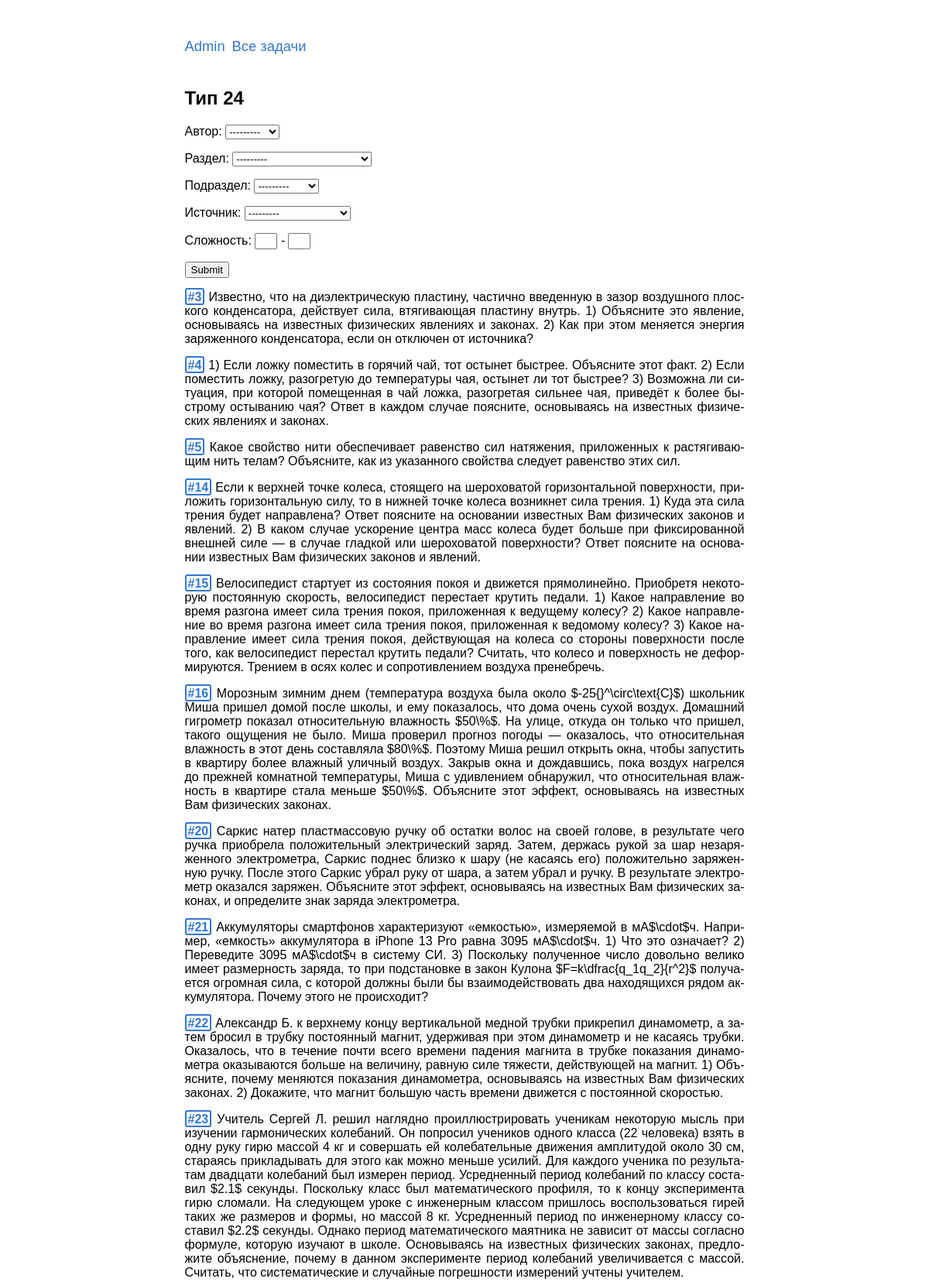
/types/24/ (upper part), run on the app's committed database.
### problems/models.py (models this page shows, shortened)
class Problem(models.Model):
    text = models.TextField('условие',
                            max_length=6000,
                            help_text='Максимум 6 тыс. символов '
                            '(если мало - обратитесь к создательнице сайта)')
    solution = models.TextField('решение',
                                max_length=6000,
                                help_text='Максимум 6 тыс. символов',
                                blank=True,
                                null=True)
    answer = models.TextField('ответ',
                              max_length=1000,
                              help_text='Максимум 1 тыс. символов',
                              blank=True,
                              null=True)
    complexity = models.PositiveSmallIntegerField('сложность',
                                                  help_text=('число от 1 до 10'
                                                             ' включительно'),
                                                  blank=True,
                                                  null=True,
                                                  validators=(
                                                      [MinValueValidator(1),
                                                       MaxValueValidator(10)]))
    author = models.ForeignKey(User,
                               on_delete=models.CASCADE,
                               editable=False,
                               verbose_name='автор')
    date = models.DateField('дата добавления',
                            auto_now_add=True)
    tags = models.ManyToManyField(Tag,
                                  verbose_name='тэги',
                                  blank=True)
    source = models.ForeignKey(Source,
                               on_delete=models.CASCADE,
                               verbose_name='источник',
                               blank=True,
                               null=True)
    category = models.ForeignKey(Category,
                                 on_delete=models.CASCADE,
                                 verbose_name='раздел',
                                 blank=True,
                                 null=True)
    subcategory = models.ForeignKey(Subcategory,
                                    on_delete=models.CASCADE,
                                    verbose_name='подраздел',
                                    blank=True,
                                    null=True)
    type_ege = models.ForeignKey(TypeInEGE,
                                 on_delete=models.CASCADE,
                                 verbose_name='Тип задания',
                                 null=True)
    class Meta:
        verbose_name = 'задача'
        verbose_name_plural = 'задачи'
        default_related_name = 'problems'
    def get_absolute_url(self):
        return reverse('problems:detail', kwargs={'pk': self.pk})

### typesinege/views.py (the view)
# urls.py: re_path(r'^(?P<number>[1-9]\d*)/$', views.ProblemsView.as_view(),
class ProblemsView(ListView):
    model = Problem
    template_name = 'typesinege/problems.html'
    context_object_name = 'problems'
    def get_queryset(self):
        number = self.kwargs['number']
        self.type = get_object_or_404(TypeInEGE, number=number)
        return Problem.objects.filter(type_ege=self.type).order_by('id')
    def get_context_data(self, **kwargs):
        data = super().get_context_data(**kwargs)
        data['filter'] = ProblemTypeFilter(self.request.GET,
                                           queryset=self.get_queryset())
        data['title'] = f'Тип {self.kwargs["number"]}'
        return data

### problems/models.py (called while the page is built)
    def __str__(self):
        return self.name

    def __str__(self):
        return self.name

    def get_queryset(self):
        queryset = super().get_queryset()
        queryset = queryset.annotate(problems_count=Count('problems'))
        return queryset

### templates/typesinege/problems.html
{% extends "base.html" %}
{% load static %}
{% block content %}
    <h2>{{title}}</h2>
    <form method="get">
      {{ filter.form.as_p }}
      <input type="submit" />
    </form>
    {% for problem in filter.qs %}
    <p><a href="{{problem.get_absolute_url}}"><b class='id-number'>#{{problem.id}}</b></a> {{problem.text}}</p>
    {% empty %}
      <p>Ничего не нашлось {{":("}}</p>
      <p>Попробуйте другой фильтр.</p>
    {% endfor %}
{% endblock %}

### static/css/style.css (style rules this page uses)
body { -webkit-hyphens: auto; -moz-hyphens: auto; -ms-hyphens: auto; hyphens: auto; margin: 0px auto; width: 723px; max-width: 100%; font-family: Tahoma, Arial; text-align: justify; }
.id-number { border: 2px solid #3377cc; border-radius: 3px; padding: 1px 2px 0px 2px; }
a { text-decoration: none; color: #3377cc; }
input[name="complexity_min"], input[name="complexity_max"] { width: 3ex; text-align: center; }
input[name="complexity_max"] { margin-left:3pt; }

### data on the page
Problem: id "3", text "Известно, что на диэлектрическую пластину, частично введенную в зазор воздушного плоского конденсатора, действует сила, втягивающая пластину внутрь. 1) Объясните это явление, основываясь на известных физических явлениях и законах. 2) Как при этом меняется энергия заряженного конденсатора, если он отключен от источника?"
Problem: id "4", text "1) Если ложку поместить в горячий чай, тот остынет быстрее. Объясните этот факт. 2) Если поместить ложку, разогретую до температуры чая, остынет ли тот быстрее? 3) Возможна ли ситуация, при которой помещенная в чай ложка, разогретая сильнее чая, приведёт к более быстрому остыванию чая? Ответ в каждом случае поясните, основываясь на известных физических явлениях и законах."
Problem: id "5", text "Какое свойство нити обеспечивает равенство сил натяжения, приложенных к растягивающим нить телам? Объясните, как из указанного свойства следует равенство этих сил."
Problem: id "14", text "Если к верхней точке колеса, стоящего на шероховатой горизонтальной поверхности, приложить горизонтальную силу, то в нижней точке колеса возникнет сила трения. 1) Куда эта сила трения будет направлена? Ответ поясните на основании известных Вам физических законов и явлений. 2) В каком случае ускорение центра масс колеса будет больше при фиксированной внешней силе — в случае гладкой или шероховатой поверхности? Ответ поясните на основании известных Вам физических законов и явлений."
Problem: id "15", text "Велосипедист стартует из состояния покоя и движется прямолинейно. Приобретя некоторую постоянную скорость, велосипедист перестает крутить педали. 1) Какое направление во время разгона имеет сила трения покоя, приложенная к ведущему колесу? 2) Какое направление во время разгона имеет сила трения покоя, приложенная к ведомому колесу? 3) Какое направление имеет сила трения покоя, действующая на колеса со стороны поверхности после того, как велосипедист перестал крутить педали? Считать, что колесо и поверхность не деформируются. Трением в осях колес и сопротивлением воздуха пренебречь."
Problem: id "16", text "Морозным зимним днем (температура воздуха была около $-25{}^\\circ\\text{C}$) школьник Миша пришел домой после школы, и ему показалось, что дома очень сухой воздух. Домашний гигрометр показал относительную влажность $50\\%$. На улице, откуда он только что пришел, такого ощущения не было. Миша проверил прогноз погоды — оказалось, что относительная влажность в этот день составляла $80\\%$. Поэтому Миша решил открыть окна, чтобы запустить в квартиру более влажный уличный воздух. Закрыв окна и дождавшись, пока воздух нагрелся до прежней комнатной температуры, Миша с удивлением обнаружил, что относительная влажность в квартире стала меньше $50\\%$. Объясните этот эффект, основываясь на известных Вам…"
Problem: id "20", text "Саркис натер пластмассовую ручку об остатки волос на своей голове, в результате чего ручка приобрела положительный электрический заряд. Затем, держась рукой за шар незаряженного электрометра, Саркис поднес близко к шару (не касаясь его) положительно заряженную ручку. После этого Саркис убрал руку от шара, а затем убрал и ручку. В результате электрометр оказался заряжен. Объясните этот эффект, основываясь на известных Вам физических законах, и определите знак заряда электрометра."
Problem: id "21", text "Аккумуляторы смартфонов характеризуют «емкостью», измеряемой в мА$\\cdot$ч. Например, «емкость» аккумулятора в iPhone 13 Pro равна 3095 мА$\\cdot$ч. 1) Что это означает? 2) Переведите 3095 мА$\\cdot$ч в систему СИ. 3) Поскольку полученное число довольно велико имеет размерность заряда, то при подстановке в закон Кулона $F=k\\dfrac{q_1q_2}{r^2}$ получается огромная сила, с которой должны были бы взаимодействовать два находящихся рядом аккумулятора. Почему этого не происходит?"
Problem: id "22", text "Александр Б. к верхнему концу вертикальной медной трубки прикрепил динамометр, а затем бросил в трубку постоянный магнит, удерживая при этом динамометр и не касаясь трубки. Оказалось, что в течение почти всего времени падения магнита в трубке показания динамометра оказываются больше на величину, равную силе тяжести, действующей на магнит. 1) Объясните, почему меняются показания динамометра, основываясь на известных Вам физических законах. 2) Докажите, что магнит большую часть времени движется с постоянной скоростью."
Problem: id "23", text "Учитель Сергей Л. решил наглядно проиллюстрировать ученикам некоторую мысль при изучении гармонических колебаний. Он попросил учеников одного класса (22 человека) взять в одну руку гирю массой 4 кг и совершать ей колебательные движения амплитудой около 30 см, стараясь прикладывать для этого как можно меньше усилий. Для каждого ученика по результатам двадцати колебаний был измерен период. Усредненный период колебаний по классу составил $2.1$ секунды. Поскольку класс был математического профиля, то к концу эксперимента гирю сломали. На следующем уроке с инженерным классом пришлось воспользоваться гирей таких же размеров и формы, но массой 8 кг. Усредненный период по инженерному классу…"

### other printed values
{{ title }} "Тип 24"
